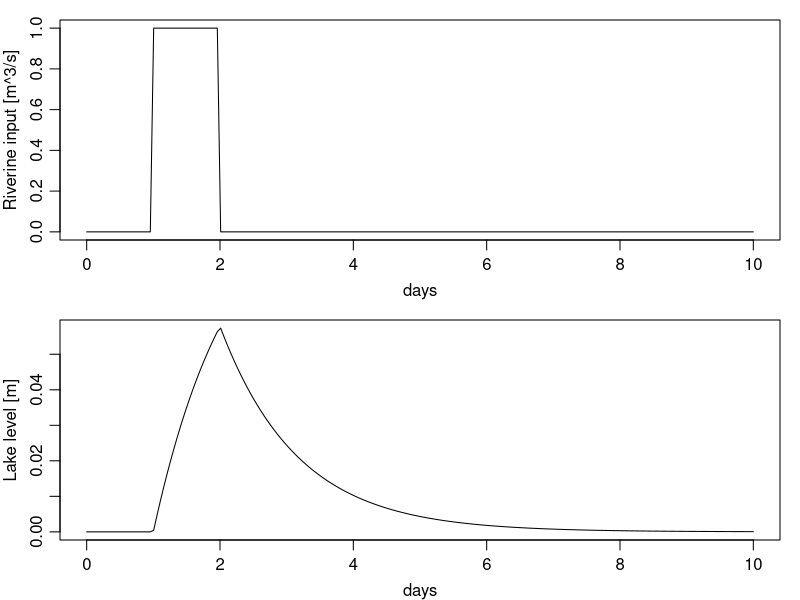

This figure's R source:
## ---- chunk 1
library(deSolve)
## ---- chunk 2
IC <- 0
parms <- list(A=1e6, gamma=10)
## ---- chunk 3
day <- 86400
times <- seq(0, 10*day, length.out=200)
F01 <- function(t)
{
    ifelse (t > day & t < 2*day, 1, 0)
}
## ---- chunk 4
DE <- function(t, y, parms)
{
    h <- y[1]
    dhdt <- F01(t) / parms$A - parms$gamma * h / parms$A
    list(dhdt)
}
## ---- chunk 5
sol <- lsoda(IC, times, DE, parms)
## ---- chunk 6
par(mfrow=c(2,1), mar=c(3,3,1,1), mgp=c(2,0.7,0))
h <- sol[,2]
days <- times / 86400
plot(days, F01(times), type='l', ylab="Riverine input [m^3/s]")
plot(days, h, type='l', ylab="Lake level [m]")
